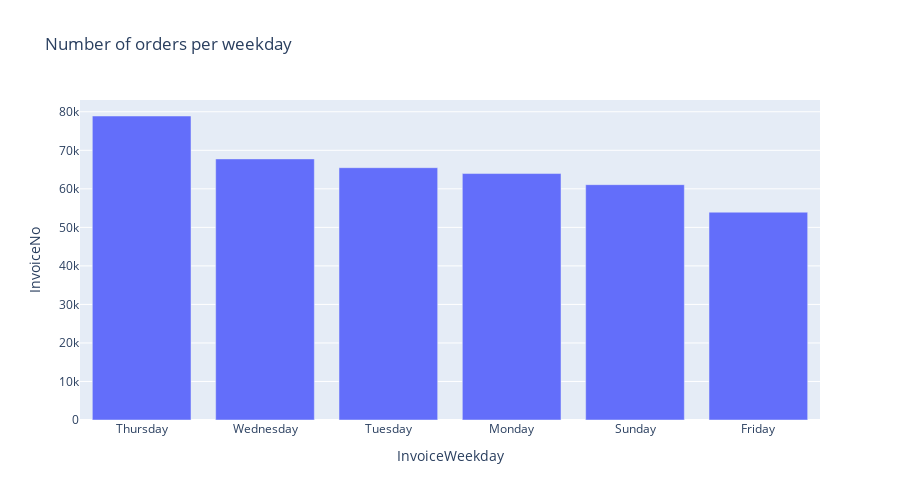

Notebook code cell kept with this figure:
### Markdown cell above
### Задание 4.6
Постройте визуализацию, отражающую распределение среднего количества заказов по дням недели. Укажите день недели, в который, согласно данным, не совершено ни одного заказа:
* Понедельник
* Вторник
* Среда
* Четверг
* Пятница
* Суббота 
* Воскресенье

### Code cell
count_invoice_per_weekday = data_cleaned.groupby(
    by=['InvoiceWeekday'],
    as_index=False
)['InvoiceNo'].count().sort_values(by='InvoiceNo', ascending=False)

fig = px.bar(
    count_invoice_per_weekday,
    x='InvoiceWeekday',
    y='InvoiceNo',
    title='Number of orders per weekday',
    height=500
)
fig.write_html('plotly/bar_4.html')
fig.show()

### Figure 1 — Plotly figure (JSON) as saved in the notebook; plotly's stock layout.template omitted (floating-point values rounded to 4 significant figures)
{"data": [{"alignmentgroup": "True", "hovertemplate": "InvoiceWeekday=%{x}<br>InvoiceNo=%{y}<extra></extra>", "legendgroup": "", "marker": {"color": "#636efa", "pattern": {"shape": ""}}, "name": "", "offsetgroup": "", "orientation": "v", "showlegend": false, "textposition": "auto", "type": "bar", "x": ["Thursday", "Wednesday", "Tuesday", "Monday", "Sunday", "Friday"], "xaxis": "x", "y": [78904, 67769, 65491, 63963, 61084, 53939], "yaxis": "y"}], "layout": {"barmode": "relative", "height": 500, "legend": {"tracegroupgap": 0}, "title": {"text": "Number of orders per weekday"}, "xaxis": {"anchor": "y", "domain": [0, 1], "title": {"text": "InvoiceWeekday"}}, "yaxis": {"anchor": "x", "domain": [0, 1], "title": {"text": "InvoiceNo"}}}}
